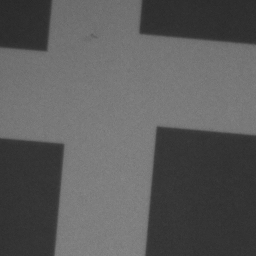
#> input picture mtf_test.png, 256 x 256 px
$ python mtf_measure.py
#> lines starting #> are read from the running program, lines starting #| are printed output that depends on the picture
# MIT License
#
# Copyright 2024 Mårten Selin
#
# Permission is hereby granted, free of charge, to any person obtaining a copy
# of this software and associated documentation files (the "Software"), to deal
# in the Software without restriction, including without limitation the rights
# to use, copy, modify, merge, publish, distribute, sublicense, and/or sell
# copies of the Software, and to permit persons to whom the Software is
# furnished to do so, subject to the following conditions:
#
# The above copyright notice and this permission notice shall be included in
# all copies or substantial portions of the Software.
#
# THE SOFTWARE IS PROVIDED "AS IS", WITHOUT WARRANTY OF ANY KIND, EXPRESS OR
# IMPLIED, INCLUDING BUT NOT LIMITED TO THE WARRANTIES OF MERCHANTABILITY,
# FITNESS FOR A PARTICULAR PURPOSE AND NONINFRINGEMENT. IN NO EVENT SHALL THE
# AUTHORS OR COPYRIGHT HOLDERS BE LIABLE FOR ANY CLAIM, DAMAGES OR OTHER
# LIABILITY, WHETHER IN AN ACTION OF CONTRACT, TORT OR OTHERWISE, ARISING FROM,
# OUT OF OR IN CONNECTION WITH THE SOFTWARE OR THE USE OR OTHER DEALINGS IN THE
# SOFTWARE.


import os
import numpy as np
import matplotlib.pyplot as plt
import matplotlib.patches as patches
from PIL import Image


def project_at_angle(image, center, length, width, angle=0, degrees=False, supersampling=4):
    """Make a 1D line-projection of a (2D) image.

    Project image-pixels onto bins at a tilted axis. At each bin the
    average is computed.

    Parameters
    ----------
    image : ndarray
        The image to process.
    center : (float, float)
        The origin to use in the projection.
    length : float
        Length of projection.
    width : float
        Width of projection.
    angle : scalar
        Projection angle (0 for projection onto horizontal axis).
    degrees : boolean, optional
        Whether angle is given in degrees rather than radians.
    supersampling : int

    Returns
    -------
    bins : ndarray
        The bins' (center) position along the tilted axis.
    projection : ndarray
        The line-projected average for every bin.
    """

    # Sanitize input
    image = np.asarray(image)
    angle = np.deg2rad(angle) if degrees else angle
    cx = center[0] if center is not None else (image.shape[1] - 1) / 2
    cy = center[1] if center is not None else (image.shape[0] - 1) / 2

    # Coordinates, with origin in image center
    x = np.arange(image.shape[1]) - cx
    y = np.arange(image.shape[0]) - cy
    X, Y = np.meshgrid(x, y)

    # Longitudinal and transverse position
    l = -np.cos(angle) * X - np.sin(angle) * Y
    t = -np.sin(angle) * X + np.cos(angle) * Y

    # Indices, rounded and fractional
    num_bins = int(width * supersampling) + 1
    bins = (np.arange(num_bins) - (num_bins - 1) / 2) / supersampling
    projection = np.zeros_like(bins)

    ti = np.round((t + width/2) * supersampling).astype(int)
    if length is not None:
        ti[(l < -length / 2) | (length / 2 < l)] = -1

    for i in range(num_bins):
        vals = image[ti == i]
        projection[i] = np.mean(vals) if len(vals) > 0 else np.nan

    return bins, projection


def repair_profile(profile, ensure_positive_flank=False):
    """Repair an edge-profile in case of NaN-values"""
    x = np.arange(len(profile))
    mid = len(profile) // 2
    profile = np.interp(x, x[np.isfinite(profile)], profile[np.isfinite(profile)])
    if ensure_positive_flank and np.mean(profile[:mid]) > np.mean(profile[mid:]):
        profile = -profile
    return profile


def refine_edge(image, edge_points):
    """Improve edge-guess by doing local edge-detect"""
    # Transversal direction
    t_direction = [[0, 1], [-1, 0]] @ np.diff(edge_points, axis=0)[0]
    t_direction = t_direction / np.linalg.norm(t_direction)

    # Refine each edge point by taking a transverse profile and find flank-middle
    refined_edge = []
    angle = np.arctan2(np.diff(edge_points[:, 1]), np.diff(edge_points[:, 0]))
    width = min(20, np.linalg.norm(np.diff(edge_points, axis=0)[0]))
    for p in edge_points:
        bins, profile = project_at_angle(image, p, 5, width, angle, supersampling=4)
        repaired_profile = repair_profile(profile, ensure_positive_flank=True)
        profile_average = np.mean(repaired_profile)
        idx = np.argmin(repaired_profile < profile_average)
        t_offset = np.interp(profile_average, repaired_profile[[idx, idx - 1]], bins[[idx, idx - 1]])
        refined_edge.append(p - t_offset * t_direction)
    return np.array(refined_edge)


if __name__ == '__main__':
    # --------------
    # 0. Load image
    # --------------
    image_file = os.path.join(os.path.dirname(__file__), 'mtf_test.png')
    image = np.array(Image.open(image_file))
#> image is the input picture: shape (256, 256); min 39, max 135, mean 91.8

    # ----------------------------
    # 1. Provide rough edge guess
    # ----------------------------
    edge_guess = np.array([
        [144, 240], # [x1, y1]
        [157, 134]  # [x2, y2]
    ])

    # ---------------
    # 2. Refine edge
    # ---------------
    refined_edge = refine_edge(image, edge_guess)
#> the loop in refine_edge, `for p in edge_points:` made 2 passes
#> (mid in repair_profile, profile_average, idx, t_offset) on passes 1 to 2: (40, -97.18, 48, 1.75), (40, -84.33, 35, -1.5)
#> after the loop in refine_edge, `for p in edge_points:`: refined_edge = [[145.7, 240.2], [155.5, 133.8]]
#> refined_edge = [[145.7, 240.2], [155.5, 133.8]]
    edge_center = np.mean(refined_edge, axis=0)
#> edge_center = [150.6, 187]
    edge_angle = np.arctan2(np.diff(refined_edge[:, 1])[0], np.diff(refined_edge[:, 0])[0])
#> edge_angle = -1.48
    edge_length = np.linalg.norm(refined_edge[1] - refined_edge[0])
#> edge_length = 106.8
    edge_width = 20

    # ------------------------------------
    # 3. Take (supersampled) edge profile
    # ------------------------------------
    bins, profile = project_at_angle(
        image,
        edge_center,
        edge_length,
        edge_width,
        edge_angle,
        supersampling=4,
    )
#> call 3 of project_at_angle, with center = array of shape (2,), length = 106.8, width = 20, angle = -1.48, degrees = False, supersampling = 4
#> in project_at_angle (call 3), `angle = np.deg2rad(angle) if degrees else angle`: angle = -1.48
#> in project_at_angle (call 3), `cx = center[0] if center is not None else (image.shape[1] - 1) / 2`: cx = 150.6
#> in project_at_angle (call 3), `cy = center[1] if center is not None else (image.shape[0] - 1) / 2`: cy = 187
#> in project_at_angle (call 3), `x = np.arange(image.shape[1]) - cx`: x = 256 values from -150.6 to 104.4
#> in project_at_angle (call 3), `y = np.arange(image.shape[0]) - cy`: y = 256 values from -187 to 67.98
#> in project_at_angle (call 3), `l = -np.cos(angle) * X - np.sin(angle) * Y`:
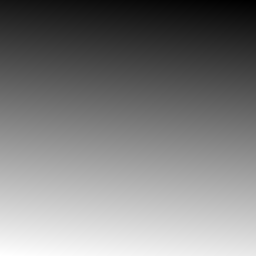
#> l: shape (256, 256) float64; min -195.8, max 81.48, mean -57.2; drawn with min black and max white
#> in project_at_angle (call 3), `t = -np.sin(angle) * X + np.cos(angle) * Y`:
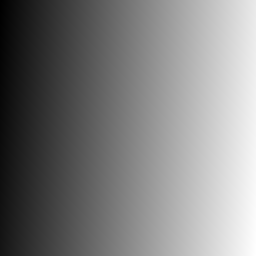
#> t: shape (256, 256) float64; min -167.1, max 110.2, mean -28.5; drawn with min black and max white
#> in project_at_angle (call 3), `ti[(l < -length / 2) | (length / 2 < l)] = -1`:
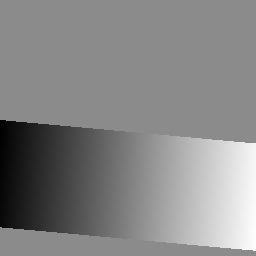
#> ti: shape (256, 256) int64; min -584, max 479, mean -22.7; drawn with min black and max white
#> after the loop in project_at_angle (call 3), `for i in range(num_bins):`: projection = 81 values, max 126.3 at index 2, min 53.76 at index 69, mean 90.26
#> bins = 81 values from -10 to 10; profile has the same summary as projection in project_at_angle

    # ---------------------------------------------------
    # 4. Repair edge profile (in case of missing values)
    # ---------------------------------------------------
    repaired_profile = repair_profile(profile, ensure_positive_flank=True)
#> repaired_profile = 81 values, max -53.76 at index 69, min -126.3 at index 2, mean -90.26
    repaired_profile_for_visualization = repair_profile(profile, ensure_positive_flank=False)
#> repaired_profile_for_visualization has the same summary as projection in project_at_angle

    # --------------------------------------
    # 5. Compensate for background gradient
    # --------------------------------------
    # TODO

    # -----------------
    # 6. Calculate LSF
    # -----------------
    lsf = np.column_stack([
        np.convolve(bins, [0.5, 0.5], 'valid'),
        np.diff(repaired_profile),
    ])
#> lsf = 80 pairs, first value -9.88 to 9.88, second value -1.2 to 8.58

    # -----------------
    # 7. Calculate MTF
    # -----------------
    f = np.arange(len(lsf)) / (lsf[-1, 0] - lsf[0, 0])
#> f = 80 values from 0 to 4
    mtf = np.real(np.fft.fft(np.fft.ifftshift(lsf[:, 1])))
#> mtf = 80 values, max 70.86 at index 0, min -9.93 at index 38, mean 8.07
    mtf = np.column_stack([f, mtf / mtf[0]])
#> mtf = 80 pairs, first value 0 to 4, second value -0.14 to 1

    # -------------
    # 8. Visualize
    # -------------
    plt.figure(figsize=(12, 7))
    plt.subplot(position=[0.05, 0.08, 0.50, 0.86])
    plt.title('Image, edge & ROI')
    plt.imshow(image, cmap='gray')
    plt.gca().add_patch(patches.Rectangle(
        (edge_center[0] - edge_length/2, edge_center[1] - edge_width/2),
        edge_length,
        edge_width,
        angle=np.rad2deg(edge_angle),
        rotation_point='center',
        facecolor='r',
        alpha=0.25,
    ))
    plt.plot(edge_guess[:, 0], edge_guess[:, 1], 'b+')
    plt.plot(refined_edge[:, 0], refined_edge[:, 1], 'rx-')
    plt.subplot(position=[0.60, 0.58, 0.35, 0.36])
    plt.title('Edge profile')
    plt.plot(bins, profile, 'k.')
    plt.plot(bins, repaired_profile_for_visualization, 'r')
    plt.xlabel('x [px]')
    plt.subplot(position=[0.60, 0.08, 0.35, 0.36])
    plt.title('MTF')
    plt.plot([0, 1], [0, 0], 'k--', mtf[:, 0], mtf[:, 1], 'b')
    plt.xlim(0, 1.0)
    plt.ylim(-0.1, 1.1)
    plt.xlabel('f [cy/px]')
    plt.show()
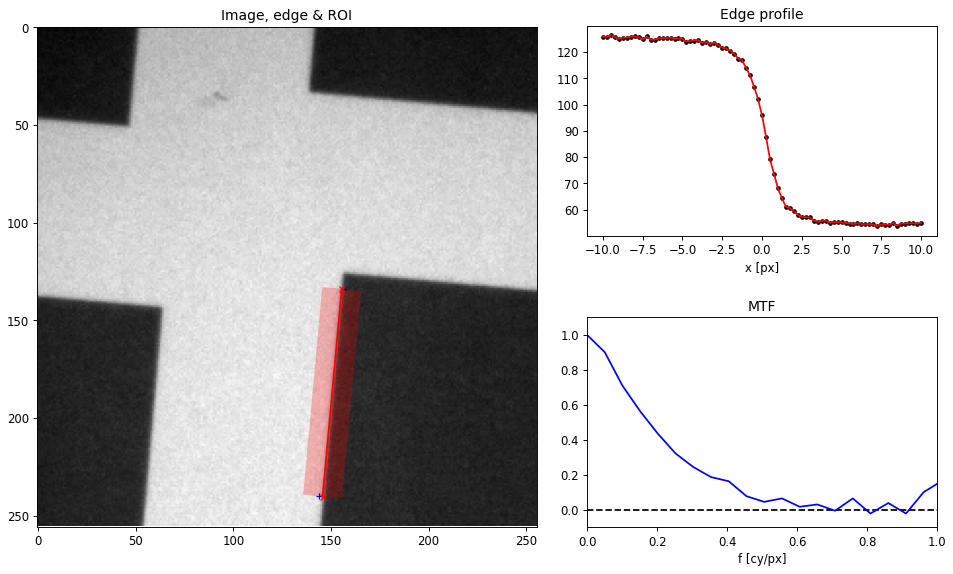
#> figure drawn by matplotlib, 3 panels; panel 2: curve peaks at x = -9.5, y = 126.3; panel 2: curve peaks at x = -9.5, y = 126.3; panel 3: curve peaks at x = 0, y = 1
